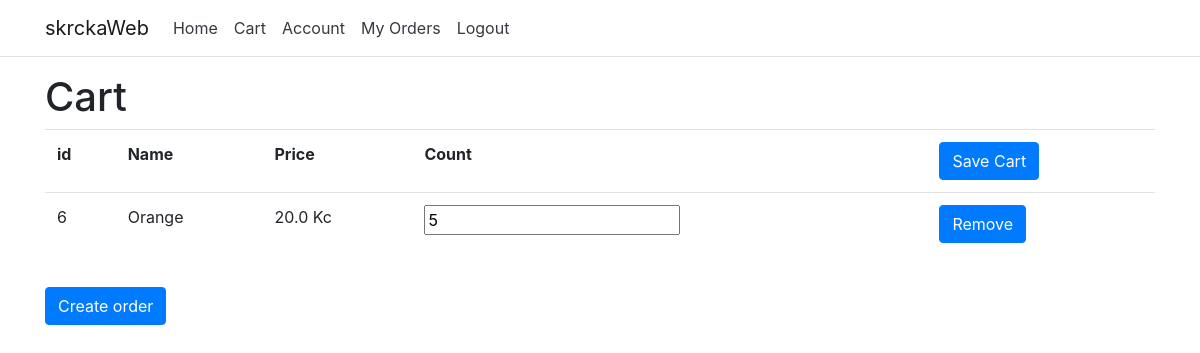
Before: /shop/cart (signed in) with the older database file.
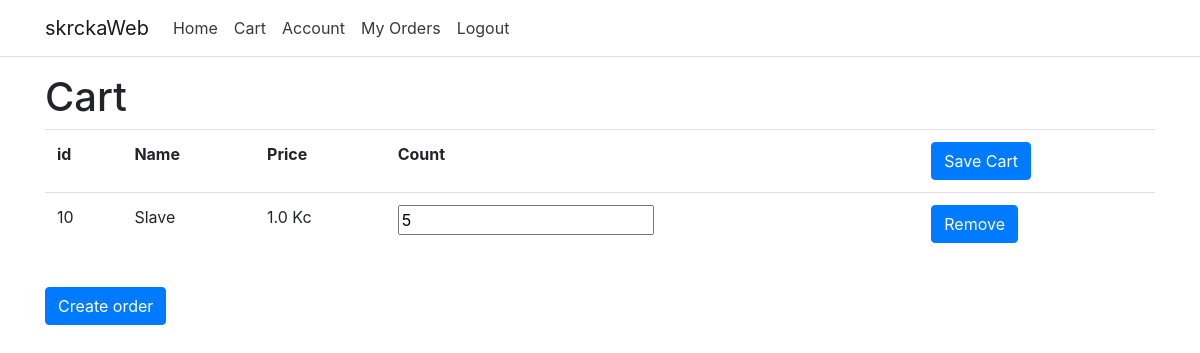
After: the same page with the newer database file.
### shop/models.py (models this page shows)
class CartItem(models.Model):
    user = models.ForeignKey(get_user_model(), on_delete=models.CASCADE, default=0)
    product = models.ForeignKey(Product, on_delete=models.CASCADE, default=0)
    count = models.IntegerField(default=0)

class Product(models.Model):
    name = models.CharField(max_length=255)
    price = models.FloatField()
    stock = models.IntegerField()
    image_url = models.CharField(max_length=2083)

### shop/views.py (the view)
# urls.py: path('cart', views.cart, name='cart'),
@login_required
def cart(request):
    if request.method == 'POST':
        form = CartItemFormSet(request.POST)
        if form.is_valid():
            form.save()
    else:
        form = CartItemFormSet(queryset=CartItem.objects.filter(user_id=request.user.id))
    return render(request, 'cart.html',
                    {'form': form})

### shop/templates/cart.html (shortened to what this page needs)
{% extends 'base.html' %}
{% block content %}
    <h1>Cart</h1>
    <form method="post" enctype="multipart/form-data" action="{% url 'cart' %}">
    <div class="pb-3">
    <table class="table">
        <tr>
            <th>id</th>
            <th>Name</th>
            <th>Price</th>
            <th>Count</th>
            <th><input class="btn btn-primary" type="submit" value="Save Cart"></th>
        </tr>
        {% for item in form %}
            <tr>
                <td>{{ item.instance.id }}</td>
                <td>{{ item.instance.product.name }}</td>
                <td>{{ item.instance.product.price }} Kc</td>
                <td>{{ item.count }}</td>
                <td><a class="btn btn-primary" href="{% url 'cart_remove' item.instance.id %}">Remove</a></td>
            </tr>
        {% endfor %}
    </table>
    </form>
</div>
    <a class="btn btn-primary" href="{% url 'order_new' %}">Create order</a>
{% endblock %}

Changed rows visible on the page:
removed CartItem: instance.id "6", instance.product.name "Orange", instance.product.price "20.0"
added CartItem: instance.id "10", instance.product.name "Slave", instance.product.price "1.0"
Other visible differences:
new list line: "Kc 5 Remove"
list line gone: "Kc 5 Remove"
